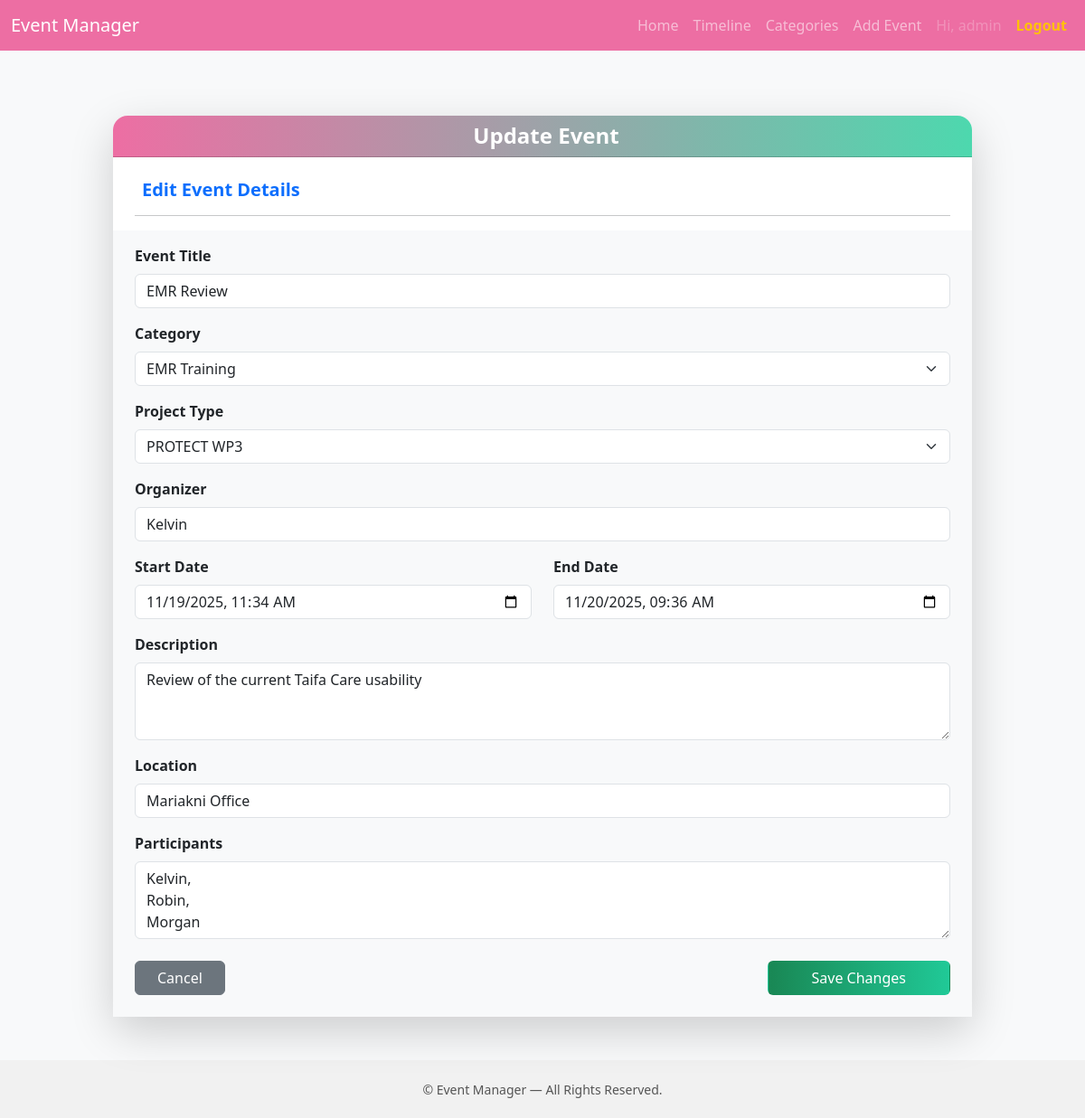
The app's page /events/update/3/ (signed in) with its own data.
### ems/models.py (models this page shows, shortened)
class Event(models.Model):
    PROJECT_TYPES = [
        ('kwp2', 'PROTECT WP2'),
        ('kwp3', 'PROTECT WP3'),
        ('kwp', 'PROTECT WP4'),
        ('other', 'Other'),
    ]
    event_id = models.CharField(
        max_length=20,
        unique=True,
        default=generate_event_id,
        editable=False,
        help_text="e.g., EV-20251109-1A2"
    )
    user = models.ForeignKey(User, on_delete=models.CASCADE)
    name = models.CharField(max_length=150)
    category = models.ForeignKey(Category, on_delete=models.CASCADE)
    project_type = models.CharField(max_length=50, choices=PROJECT_TYPES)
    start_date = models.DateTimeField()
    end_date = models.DateTimeField()
    description = models.TextField(default='')
    location = models.CharField(max_length=255, default='')
    organizer = models.CharField(max_length=100, default='')
    participants = models.TextField(blank=True, null=True, help_text="Comma-separated list of participants")
    created_at = models.DateTimeField(auto_now_add=True)
    updated_at = models.DateTimeField(auto_now=True)

class Category(models.Model):
    name = models.CharField(max_length=100, unique=True)

### ems/views.py (the view, shortened to what this page needs)
# urls.py: path('events/update/<int:event_id>/', views.update_event, name='update_event'),
@login_required(login_url='login')
def update_event(request, event_id):
    event = get_object_or_404(Event, pk=event_id)
    categories = Category.objects.all()  # <--- add this
    return render(request, 'ems/update_event.html', {
        'event': event,
        'categories': categories  # <--- pass categories here
    })

### ems/templates/ems/update_event.html (shortened to what this page needs)
{% extends 'ems/base.html' %}
{% block content %}
<div class="container-fluid py-5 d-flex justify-content-center">
  <div class="card shadow-lg border-0 rounded-4" style="max-width: 950px; width: 100%;">
    <div class="card-header text-white rounded-top-4"
         style="background: linear-gradient(90deg, #ED6EA3, #4dd8ae);">
      <h4 class="mb-0 text-center fw-semibold">
        Update Event
      </h4>
    </div>
    <div class="px-4 pt-4">
      <h5 class="text-primary fw-semibold">
        Edit Event Details
      </h5>
      <hr>
    </div>
    <div class="card-body bg-light px-4 pb-4">
      <form method="post" action="{% url 'update_event' event.id %}" id="updateEventForm">
        <div class="mb-3">
          <label for="eventName" class="form-label fw-semibold">Event Title</label>
          <input type="text" class="form-control" id="eventName" name="name" value="{{ event.name }}" required>
        </div>
        <div class="mb-3">
          <label for="eventCategory" class="form-label fw-semibold">Category</label>
          <select class="form-select" id="eventCategory" name="category" required>
            {% for category in categories %}
              <option value="{{ category.id }}" {% if category.id == event.category.id %}selected{% endif %}>
                {{ category.name }}
              </option>
            {% endfor %}
          </select>
        </div>
        <div class="mb-3">
          <label for="projectType" class="form-label fw-semibold">Project Type</label>
          <select class="form-select" id="projectType" name="project_type" required>
            <option value="kwp3" {% if event.project_type == 'kwp3' %}selected{% endif %}>PROTECT WP3</option>
          </select>
        </div>
        <div class="mb-3">
          <label for="organizer" class="form-label fw-semibold">Organizer</label>
          <input type="text" class="form-control" id="organizer" name="organizer" value="{{ event.organizer }}">
        </div>
        <div class="row">
          <div class="col-md-6 mb-3">
            <label for="startDate" class="form-label fw-semibold">Start Date</label>
            <input type="datetime-local" class="form-control" id="startDate" name="start_date"
                   value="{{ event.start_date|date:'Y-m-d\\TH:i' }}" required>
          </div>
          <div class="col-md-6 mb-3">
            <label for="endDate" class="form-label fw-semibold">End Date</label>
            <input type="datetime-local" class="form-control" id="endDate" name="end_date"
                   value="{{ event.end_date|date:'Y-m-d\\TH:i' }}" required>
          </div>
        </div>
        <div class="mb-3">
          <label for="description" class="form-label fw-semibold">Description</label>
          <textarea class="form-control" id="description" name="description" rows="3">{{ event.description }}</textarea>
        </div>
        <div class="mb-3">
          <label for="location" class="form-label fw-semibold">Location</label>
          <input type="text" class="form-control" id="location" name="location" value="{{ event.location }}">
        </div>
        <div class="mb-3">
          <label for="participants" class="form-label fw-semibold">Participants</label>
          <textarea class="form-control" id="participants" name="participants" rows="3">{{ event.participants }}</textarea>
        </div>
        <div class="d-flex justify-content-between mt-4">
          <a href="{% url 'home' %}" class="btn btn-secondary px-4">Cancel</a>
          <button type="submit" class="btn text-white px-5"
                  style="background: linear-gradient(90deg, #198754, #20c997);">
            Save Changes
          </button>
        </div>
      </form>
    </div>
  </div>
</div>
{% endblock %}

### ems/templates/ems/base.html (shortened to what this page needs)
<!DOCTYPE html>
<html lang="en">
<head>
    <link href="https://cdn.jsdelivr.net/npm/bootstrap@5.3.3/dist/css/bootstrap.min.css" rel="stylesheet">
</head>
<body>
    <nav class="navbar navbar-expand-lg navbar-dark" style="background-color: #ED6EA3;">
        <div class="container-fluid">
            <a class="navbar-brand" href="{% url 'category_list' %}">Event Manager</a>
            <div class="collapse navbar-collapse" id="navbarNav">
                <ul class="navbar-nav ms-auto">
                    <li class="nav-item"><a class="nav-link" href="{% url 'home' %}">Home</a></li>
                    <li class="nav-item"><a class="nav-link" href="{% url 'event_timeline' %}">Timeline</a></li>
                    <li class="nav-item"><a class="nav-link" href="{% url 'category_list' %}">Categories</a></li>
                    <li class="nav-item"><a class="nav-link" href="{% url 'create_event' %}">Add Event</a></li>
                    {% if user.is_authenticated %}
                        <li class="nav-item">
                            <span class="nav-link disabled">Hi, {{ user.username }}</span>
                        </li>
                        <li class="nav-item">
                            <a class="nav-link text-warning fw-bold" href="{% url 'logout' %}">Logout</a>
                        </li>
                    {% else %}
                        <li class="nav-item">
                            <a class="nav-link text-light fw-bold" href="{% url 'login' %}">Login</a>
                        </li>
                    {% endif %}
                </ul>
            </div>
        </div>
    </nav>
    <div class="container mt-4">
        {% block content %}{% endblock %}
    </div>
    <footer class="text-center">
        <small>&copy; {{ now|date:"Y" }} Event Manager — All Rights Reserved.</small>
    </footer>
</body>
</html>

### ems/templates/ems/base.html (style rules this page uses)
body { background-color: #f8f9fa; min-height: 100vh; display: flex; flex-direction: column; }
.container { flex: 1; }
footer { margin-top: auto; padding: 20px 0; background-color: #f1f1f1; color: #555; }

### records on screen
Event: name "EMR Review", category "EMR Training", project_type "PROTECT WP3", organizer "Kelvin", start_date "11/19/2025 11:34", end_date "11/20/2025 09:36", description "Review of the current Taifa Care usability", location "Mariakni Office", participants "Kelvin, Robin, Morgan"

### other values on screen
{{ user.username }} "admin"
